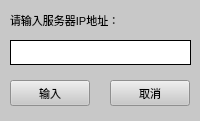
   <widget class="QWidget" name="widget_ip" native="true">
    <property name="geometry">
     <rect>
      <x>300</x>
      <y>200</y>
      <width>200</width>
      <height>121</height>
     </rect>
    </property>
    <property name="styleSheet">
     <string notr="true">QWidget{background:rgb(200,200,200)}</string>
    </property>
    <widget class="QLabel" name="label_ip">
     <property name="geometry">
      <rect>
       <x>10</x>
       <y>10</y>
       <width>180</width>
       <height>20</height>
      </rect>
     </property>
     <property name="font">
      <font>
       <pointsize>8</pointsize>
      </font>
     </property>
     <property name="styleSheet">
      <string notr="true">QWidget{border:0px solid gray;}</string>
     </property>
     <property name="text">
      <string>请输入服务器IP地址：</string>
     </property>
    </widget>
    <widget class="QLineEdit" name="lineEdit_ipAddress">
     <property name="geometry">
      <rect>
       <x>10</x>
       <y>40</y>
       <width>181</width>
       <height>25</height>
      </rect>
     </property>
     <property name="styleSheet">
      <string notr="true">QWidget{background:rgb(255,255,255);border: 1px solid}</string>
     </property>
    </widget>
    <widget class="QPushButton" name="pushButton_enterIP">
     <property name="geometry">
      <rect>
       <x>10</x>
       <y>80</y>
       <width>80</width>
       <height>26</height>
      </rect>
     </property>
     <property name="font">
      <font>
       <family>Ubuntu</family>
       <pointsize>8</pointsize>
      </font>
     </property>
     <property name="styleSheet">
      <string notr="true">QWidget:pressed{border:1px inset rgb(180,180,180)}</string>
     </property>
     <property name="text">
      <string>输入</string>
     </property>
    </widget>
    <widget class="QPushButton" name="pushButton_cancelIP">
     <property name="geometry">
      <rect>
       <x>110</x>
       <y>80</y>
       <width>80</width>
       <height>26</height>
      </rect>
     </property>
     <property name="font">
      <font>
       <family>Ubuntu</family>
       <pointsize>8</pointsize>
      </font>
     </property>
     <property name="styleSheet">
      <string notr="true">QWidget:pressed{border:1px inset rgb(180,180,180)}</string>
     </property>
     <property name="text">
      <string>取消</string>
     </property>
    </widget>
   </widget>
